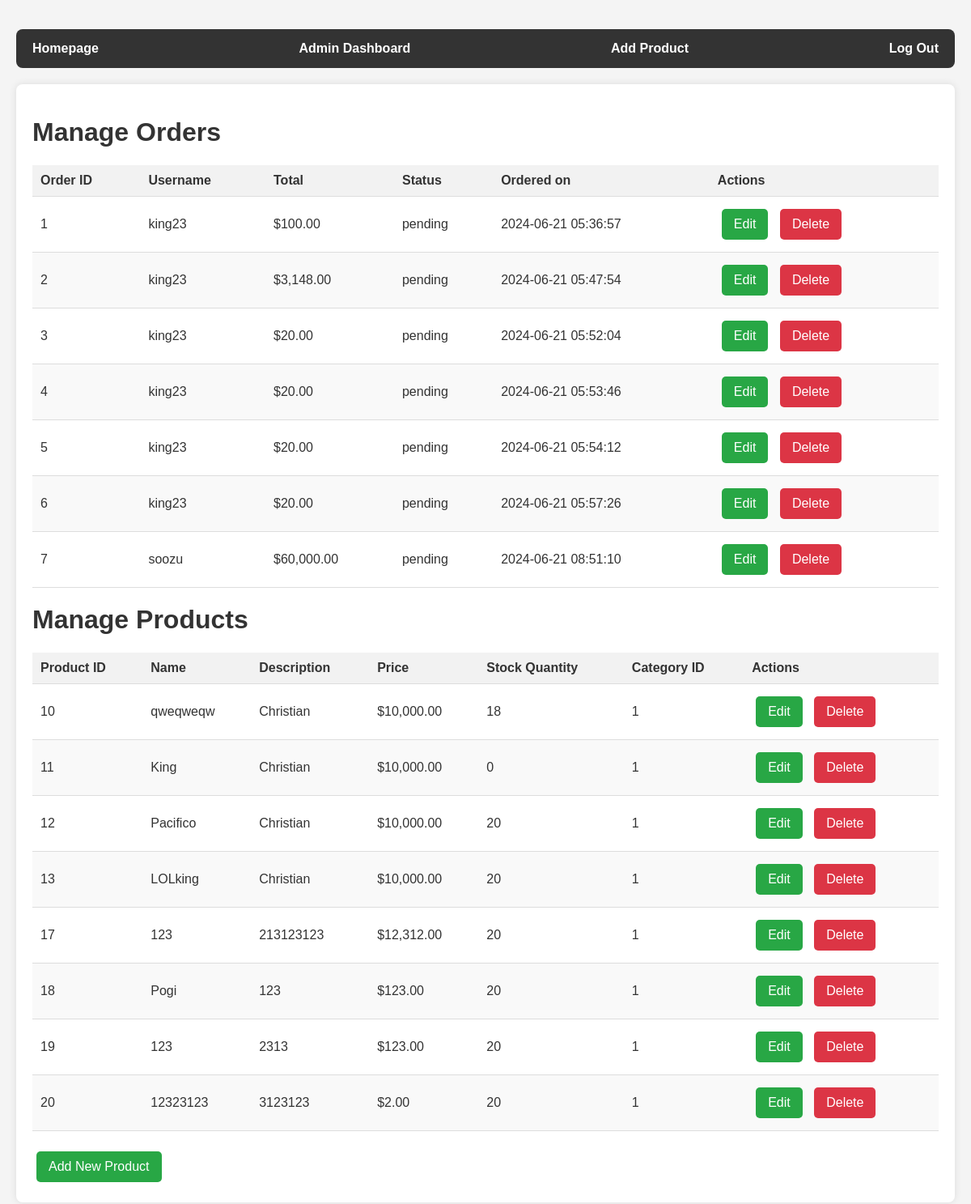
Screenshot of /admin.php (signed in) with the database file from the repository.
### tables this page shows
CREATE TABLE `orders` (
  `id` int(11) NOT NULL,
  `user_id` int(11) NOT NULL,
  `total` decimal(10,2) NOT NULL,
  `status` enum('pending','shipped','in_transit','delivered') NOT NULL DEFAULT 'pending',
  `created_at` timestamp NOT NULL DEFAULT current_timestamp(),
  `updated_at` timestamp NOT NULL DEFAULT current_timestamp() ON UPDATE current_timestamp(),
  `shipping_address` varchar(255) NOT NULL,
  `shipping_city` varchar(100) NOT NULL,
  `shipping_postal_code` varchar(20) NOT NULL,
  `shipping_country` varchar(100) NOT NULL
);

CREATE TABLE `users` (
  `id` int(11) NOT NULL,
  `username` varchar(50) NOT NULL,
  `password` varchar(255) NOT NULL,
  `salt` varchar(255) DEFAULT NULL,
  `email` varchar(100) DEFAULT NULL,
  `created_at` timestamp NOT NULL DEFAULT current_timestamp(),
  `last_login` timestamp NULL DEFAULT NULL,
  `status` enum('active','inactive','suspended') DEFAULT 'active',
  `role` enum('customer','seller','admin') NOT NULL DEFAULT 'customer'
);

CREATE TABLE `products` (
  `id` int(11) NOT NULL,
  `name` varchar(255) NOT NULL,
  `description` text DEFAULT NULL,
  `price` decimal(10,2) NOT NULL,
  `category_id` int(11) DEFAULT NULL,
  `image` varchar(255) DEFAULT NULL,
  `stock_quantity` int(11) DEFAULT 0,
  `status` enum('active','inactive') DEFAULT 'active',
  `created_at` timestamp NOT NULL DEFAULT current_timestamp(),
  `updated_at` timestamp NOT NULL DEFAULT current_timestamp() ON UPDATE current_timestamp()
);

### admin.php (the view, shortened to what this page needs)
<?php
include 'db.php';
$query = "SELECT orders.id, users.username, orders.total, orders.status, orders.created_at
          FROM orders
          INNER JOIN users ON orders.user_id = users.id";
$orders_result = $conn->query($query);
$query = "SELECT * FROM products";
$products_result = $conn->query($query);
?>
<!DOCTYPE html>
<html>
<head>
    <link rel="stylesheet" href="css/admin.css">
</head>
<body>
    <nav class="admin-nav">
        <ul>
            <li><a href="index.php">Homepage</a></li>
            <li><a href="admin.php">Admin Dashboard</a></li>
            <li><a href="add_product.php">Add Product</a></li>
            <li><a href="logout.php">Log Out</a></li>
        </ul>
    </nav>
    <div class="container">
        <h1>Manage Orders</h1>
        <table class="order-table">
            <thead>
                <tr>
                    <th>Order ID</th>
                    <th>Username</th>
                    <th>Total</th>
                    <th>Status</th>
                    <th>Ordered on</th>
                    <th>Actions</th>
                </tr>
            </thead>
            <tbody>
                <?php if ($orders_result->num_rows > 0): ?>
                    <?php while ($order = $orders_result->fetch_assoc()): ?>
                        <tr>
                            <td><?= htmlspecialchars($order['id']); ?></td>
                            <td><?= htmlspecialchars($order['username']); ?></td>
                            <td>$<?= number_format($order['total'], 2); ?></td>
                            <td><?= htmlspecialchars($order['status']); ?></td>
                            <td><?= htmlspecialchars($order['created_at']); ?></td>
                            <td>
                                <a href="edit_order.php?id=<?= $order['id']; ?>" class="button">Edit</a>
                                <a href="admin.php?delete_order=<?= $order['id']; ?>" class="button delete-button" onclick="return confirm('Are you sure you want to delete this order?');">Delete</a>
                            </td>
                        </tr>
                    <?php endwhile; ?>
                <?php else: ?>
                    <tr>
                        <td colspan="6">No orders found.</td>
                    </tr>
                <?php endif; ?>
            </tbody>
        </table>
        <h1>Manage Products</h1>
        <table class="product-table">
            <thead>
                <tr>
                    <th>Product ID</th>
                    <th>Name</th>
                    <th>Description</th>
                    <th>Price</th>
                    <th>Stock Quantity</th>
                    <th>Category ID</th>
                    <th>Actions</th>
                </tr>
            </thead>
            <tbody>
                <?php if ($products_result->num_rows > 0): ?>
                    <?php while ($product = $products_result->fetch_assoc()): ?>
                        <tr>
                            <td><?= htmlspecialchars($product['id']); ?></td>
                            <td><?= htmlspecialchars($product['name']); ?></td>
                            <td><?= htmlspecialchars($product['description']); ?></td>
                            <td>$<?= number_format($product['price'], 2); ?></td>
                            <td><?= htmlspecialchars($product['stock_quantity']); ?></td>
                            <td><?= htmlspecialchars($product['category_id']); ?></td>
                            <td>
                                <a href="edit_product.php?id=<?= $product['id']; ?>" class="button">Edit</a>
                                <a href="admin.php?delete_product=<?= $product['id']; ?>" class="button delete-button" onclick="return confirm('Are you sure you want to delete this product?');">Delete</a>
                            </td>
                        </tr>
                    <?php endwhile; ?>
                <?php else: ?>
                    <tr>
                        <td colspan="7">No products found.</td>
                    </tr>
                <?php endif; ?>
            </tbody>
        </table>
        <a href="add_product.php" class="button">Add New Product</a>
    </div>
</body>
</html>

### css/admin.css (style rules this page uses)
body { font-family: Arial, sans-serif; background-color: #f4f4f4; color: #333; margin: 0; padding: 20px; }
.container { max-width: 1200px; margin: 0 auto; background: #fff; padding: 20px; box-shadow: 0 0 10px rgba(0,0,0,0.1); border-radius: 8px; }
.admin-nav ul { list-style: none; padding: 0; display: flex; justify-content: space-between; background: #333; margin-bottom: 20px; border-radius: 8px; }
.admin-nav ul li { margin: 0; }
.admin-nav ul li a { display: block; padding: 15px 20px; color: white; text-decoration: none; font-weight: bold; }
table { width: 100%; border-collapse: collapse; margin-bottom: 20px; }
th, td { padding: 10px; text-align: left; border-bottom: 1px solid #ddd; }
th { background-color: #f2f2f2; }
tr:nth-child(even) { background-color: #f9f9f9; }
.button { display: inline-block; padding: 10px 15px; margin: 5px; background: #28a745; color: white; text-decoration: none; border-radius: 5px; }
.delete-button { background: #dc3545; }

### rows the page displays
orders: id "1", user.username "king23", total "100.00", status "pending", created_at "2024-06-21 05:36:57"
orders: id "2", user.username "king23", total "3,148.00", status "pending", created_at "2024-06-21 05:47:54"
orders: id "3", user.username "king23", total "20.00", status "pending", created_at "2024-06-21 05:52:04"
orders: id "4", user.username "king23", total "20.00", status "pending", created_at "2024-06-21 05:53:46"
orders: id "5", user.username "king23", total "20.00", status "pending", created_at "2024-06-21 05:54:12"
orders: id "6", user.username "king23", total "20.00", status "pending", created_at "2024-06-21 05:57:26"
orders: id "7", user.username "soozu", total "60,000.00", status "pending", created_at "2024-06-21 08:51:10"
products: id "10", name "qweqweqw", description "Christian", price "10,000.00", stock_quantity "18", category "1"
products: id "11", name "King", description "Christian", price "10,000.00", stock_quantity "0", category "1"
products: id "12", name "Pacifico", description "Christian", price "10,000.00", stock_quantity "20", category "1"
products: id "13", name "LOLking", description "Christian", price "10,000.00", stock_quantity "20", category "1"
products: id "17", name "123", description "213123123", price "12,312.00", stock_quantity "20", category "1"
products: id "18", name "Pogi", description "123", price "123.00", stock_quantity "20", category "1"
products: id "19", name "123", description "2313", price "123.00", stock_quantity "20", category "1"
products: id "20", name "12323123", description "3123123", price "2.00", stock_quantity "20", category "1"
